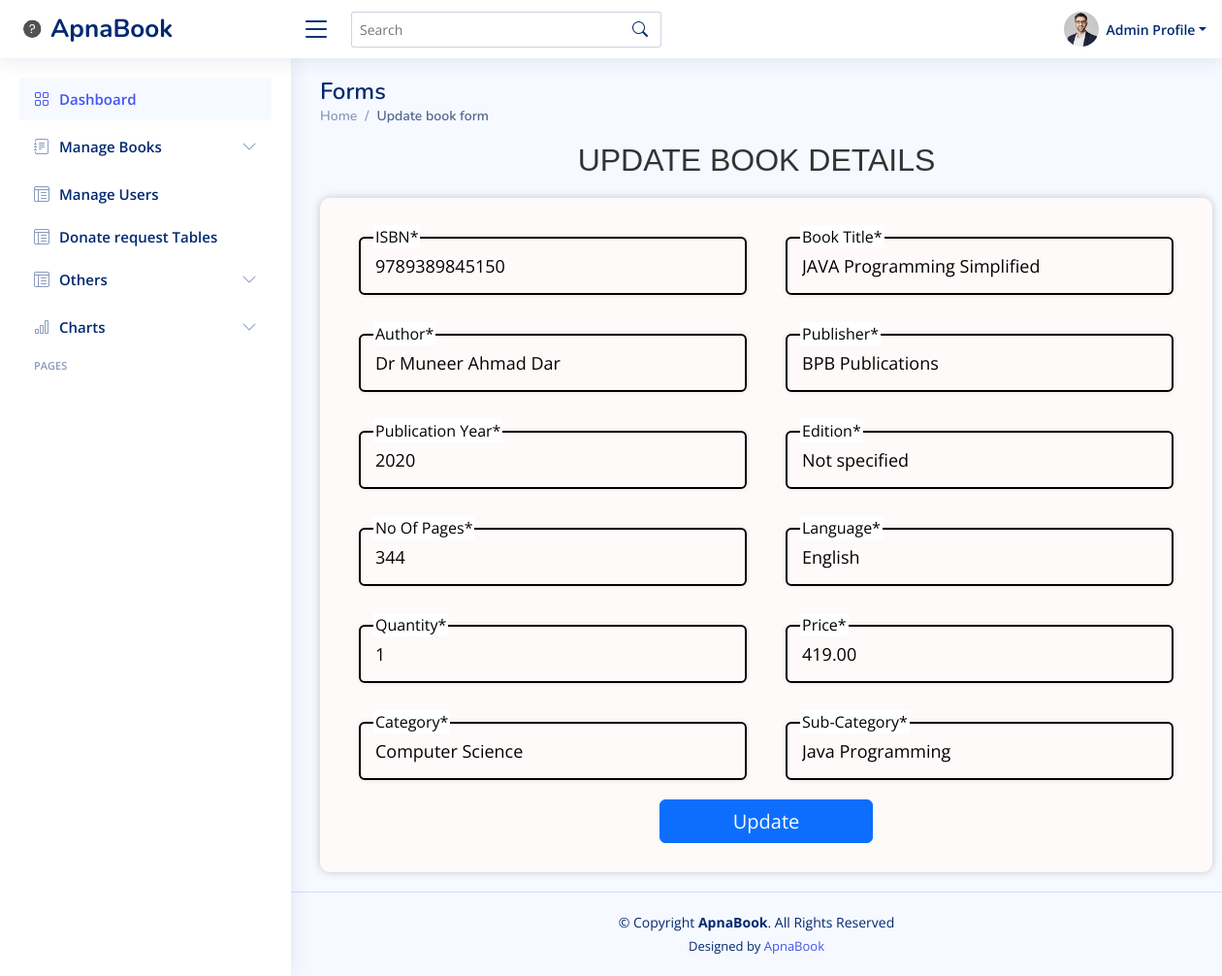
The page /admin_side/update.php?bookid=50 on the database its author committed.
### tables this page shows
CREATE TABLE `book_details` (
  `Book_id` int(11) NOT NULL,
  `ISBN` char(13) NOT NULL,
  `Book_Title` varchar(100) DEFAULT NULL,
  `No_Of_Page` int(11) NOT NULL,
  `Publication_Year` int(11) NOT NULL,
  `image` mediumblob NOT NULL
);

CREATE TABLE `author` (
  `Author_id` int(11) NOT NULL,
  `Author_Name` varchar(60) DEFAULT NULL
);

CREATE TABLE `publisher` (
  `Publisher_id` int(11) NOT NULL,
  `Publisher_Name` varchar(50) DEFAULT NULL
);

CREATE TABLE `edition` (
  `Edition_id` int(11) NOT NULL,
  `Edition_Name` varchar(30) DEFAULT NULL
);

CREATE TABLE `languages` (
  `Language_id` int(11) NOT NULL,
  `Language_Name` varchar(50) DEFAULT NULL
);

CREATE TABLE `book_quantity` (
  `Quantity_id` int(11) NOT NULL,
  `Quantity` int(11) DEFAULT NULL,
  `Book_id` int(11) DEFAULT NULL
);

CREATE TABLE `book_price` (
  `price_id` int(11) NOT NULL,
  `Book_price` decimal(10,2) DEFAULT NULL,
  `Book_id` int(11) DEFAULT NULL
);

CREATE TABLE `category` (
  `category_id` int(11) NOT NULL,
  `category_name` varchar(50) DEFAULT NULL,
  `Book_id` int(11) DEFAULT NULL
);

CREATE TABLE `sub_category` (
  `sub_category_id` int(11) NOT NULL,
  `sub_category_name` varchar(50) DEFAULT NULL,
  `category_id` int(11) DEFAULT NULL
);

### admin_side/update.php (the view, shortened to what this page needs)
<?php
include './admin-header.php';
?>
<!DOCTYPE html>
<html lang="en">
<head>
</head>
<body>
<main id="main" class="main">
<div class="pagetitle">
      <h1>Forms</h1>
      <nav>
        <ol class="breadcrumb">
          <li class="breadcrumb-item"><a href="index.php">Home</a></li>
          <li class="breadcrumb-item active">Update book form</li>
        </ol>
      </nav>
    </div>
    <?php
    include '../connection.php';
    $book_id=$_GET['bookid'];
        $sql ="SELECT book_details.*, author.Author_Name, publisher.Publisher_Name, edition.Edition_Name,book_price.Book_price,book_quantity.Quantity, languages.Language_Name, category.category_name, sub_category.sub_category_name
        FROM book_details
        JOIN book_author ON book_details.Book_id = book_author.Book_id
        JOIN author ON book_author.Author_id = author.Author_id
        JOIN book_publisher ON book_details.Book_id = book_publisher.Book_id
        JOIN publisher ON book_publisher.Publisher_id = publisher.Publisher_id
        JOIN book_edition ON book_details.Book_id = book_edition.Book_id
        JOIN edition ON book_edition.Edition_id = edition.Edition_id
        Join book_price On book_details.Book_id = book_price.Book_id
        Join book_quantity On book_details.Book_id = book_quantity.Book_id
        join book_language on book_details.Book_id=book_language.Book_id
        join languages on book_language.Language_id=languages.Language_id
        JOIN category ON book_details.Book_id = category.Book_id
        JOIN sub_category ON category.category_id = sub_category.category_id
        WHERE book_details.Book_id = ?  ";
$stmt = $conn->prepare($sql);
$stmt->bind_param("i", $book_id);
$stmt->execute();
$result = $stmt->get_result();
if ($result && $result->num_rows > 0) {
    $row = $result->fetch_assoc();
        $isbn=$row['ISBN'];
        $bookname=$row['Book_Title'];
        $no_of_pages=$row['No_Of_Page'];
        $year=$row['Publication_Year'];
        $publisher=$row['Publisher_Name'];
        $author=$row['Author_Name'];
        $edition=$row['Edition_Name'];
        $language=$row['Language_Name'];
        $quantity=$row['Quantity'];
        $price=$row['Book_price'];
        $category=$row['category_name'];
        $subcategory=$row['sub_category_name'];
        }else {
            echo "Book not found in the database.";
          }
    ?>
<h2>Update Book Details</h2>
<form  class="myform" action="" method="POST" enctype="multipart/form-data">
        <div class="outerdiv">
            <div class="inputbox">
                <input type="text" name="ISBN" value="<?php echo "$isbn"?>" oninput="restrictInputToThirteenDigits(event)" spellcheck="false" required>
                <label>ISBN*</label>
            </div>
            <div class="inputbox">
                <input type="text" id="Book_Title" value="<?php echo "$bookname"?>" name="Book_Title"  spellcheck="false" required>
                <label>Book Title*</label>
            </div>
        </div>
        <div class="outerdiv">
            <div class="inputbox">
                <input type="text" id="Author_Name" value="<?php echo "$author"?>" name="Author_Name" oninput="validateAlphabetsWithSymbols(event)" spellcheck="false" required />
                <label>Author*</label>
            </div>
            <div class="inputbox">
                <input type="text" name="Publisher_Name" value="<?php echo "$publisher"?>" oninput="validateAlphabetsWithSymbols(event)" spellcheck="false" required>
                <label>Publisher*</label>
            </div>
        </div>
        <div class="outerdiv">
            <div class="inputbox">
                <input type="text" name="Publication_Year" value="<?php echo "$year"?>" oninput="restrictInputToFourDigits(event)" spellcheck="false" required>
                <label>Publication Year*</label>
            </div>
            <div class="inputbox">
                <input type="text" name="Edition_Name" value="<?php echo "$edition"?>" oninput="validateAlphabetsWithSymbols(event)" spellcheck="false" required>
                <label>Edition*</label>
            </div>
        </div>
        <div class="outerdiv">
            <div class="inputbox">
                <input type="number" name="No_Of_Page" value="<?php echo "$no_of_pages"?>" oninput="validateDigitsOnly(event)" spellcheck="false" required>
                <label>No Of Pages*</label>
            </div>
            <div class="inputbox">
                <input type="text" name="Language_Name" value="<?php echo "$language"?>" oninput="validateAlphabetsWithSymbols(event)" spellcheck="false" required>
                <label>Language*</label>
            </div>
        </div>
        <div class="outerdiv">
            <div class="inputbox">
                <input type="number" name="Quantity" value="<?php echo "$quantity"?>" oninput="validateDigitsOnly(event)" spellcheck="false" required>
                <label>Quantity*</label>
            </div>
            <div class="inputbox">
                <input type="number" min="0.00" max="10000.00" step="0.01" name="Book_price" value="<?php echo "$price"?>" oninput="validateDigitsOnly(event)" spellcheck="false" required>
                <label>Price*</label>
            </div>
        </div>
        <div class="outerdiv">
            <div class="inputbox">
                <input type="text" name="category_name" value="<?php echo "$category"?>" oninput="validateAlphabetsWithSymbols(event)" spellcheck="false" required>
                <label>Category*</label>
            </div>
            <div class="inputbox">
                <input type="text" name="sub_category_name" value="<?php echo "$subcategory"?>" oninput="validateAlphabetsWithSymbols(event)" spellcheck="false" required>
                <label>Sub-Category*</label>
            </div>
        </div>
        <div class="mybutton">
            <button class="btn btn-primary" name="update">Update</button>
        </div>
</form>
</main>
</body>
</html>
<?php
include './admin-footer.php';
?>

### admin_side/css/style.css (style rules this page uses)
:root { scroll-behavior: smooth; }
body { font-family: "Open Sans", sans-serif; background: #f6f9ff; color: #444444; }
a { color: #4154f1; text-decoration: none; }
h1, h2, h3, h4, h5, h6 { font-family: "Nunito", sans-serif; }
#main { margin-top: 60px; padding: 20px 30px; transition: all 0.3s; }
.pagetitle { margin-bottom: 10px; }
.pagetitle h1 { font-size: 24px; margin-bottom: 0; font-weight: 600; color: #012970; }
.breadcrumb { font-size: 14px; font-family: "Nunito", sans-serif; color: #899bbd; font-weight: 600; }
.breadcrumb a { color: #899bbd; transition: 0.3s; }
.breadcrumb .breadcrumb-item::before { color: #899bbd; }
.breadcrumb .active { color: #51678f; font-weight: 600; }
@media (min-width: 1200px) { #main, #footer { margin-left: 300px; } }

### admin_side/update.php (style rules this page uses)
.inputbox { position: relative; width: fit-content; margin: 20px; border-radius: 6px; box-shadow: 0px 0px 5px rgba(0, 0, 0, 0.1); }
.inputbox input { width: 400px; height: 60px; border-radius: 6px; font-size: 18px; padding: 0 15px; border: 2px solid black; background: transparent; color: black; outline: none; }
.inputbox label { position: absolute; top: 50%; left: 15px; transform: translateY(-50%); color: black; font-size: 19px; pointer-events: none; transition: 0.3s; }
input:focus ~ label, input:valid ~ label { top: 0; left: 15px; font-size: 16px; padding: 0 2px; background: #fff; }
h2 { font-family: "Open Sans", sans-serif; text-align: center; margin-bottom: 20px; color: #333; font-family: Arial, sans-serif; text-transform: uppercase; }
.myform { width: fit-content; margin: auto; padding: 20px; background-color: #fffafa; border-radius: 10px; box-shadow: 0px 0px 10px rgba(0, 0, 0, 0.2); }
.mybutton { text-align: center; margin-bottom: 10px; }
.btn { width: 25%; height: 45px; font-size: 20px; }
.outerdiv { display: flex; }

### rows shown on the page
book_details: ISBN "9789389845150", Book_Title "JAVA Programming Simplified", Author_Name "Dr Muneer Ahmad Dar", Publisher_Name "BPB Publications", Publication_Year "2020", Edition_Name "Not specified", No_Of_Page "344", Language_Name "English", Quantity "1", Book_price "419.00", category_name "Computer Science", sub_category_name "Java Programming"
